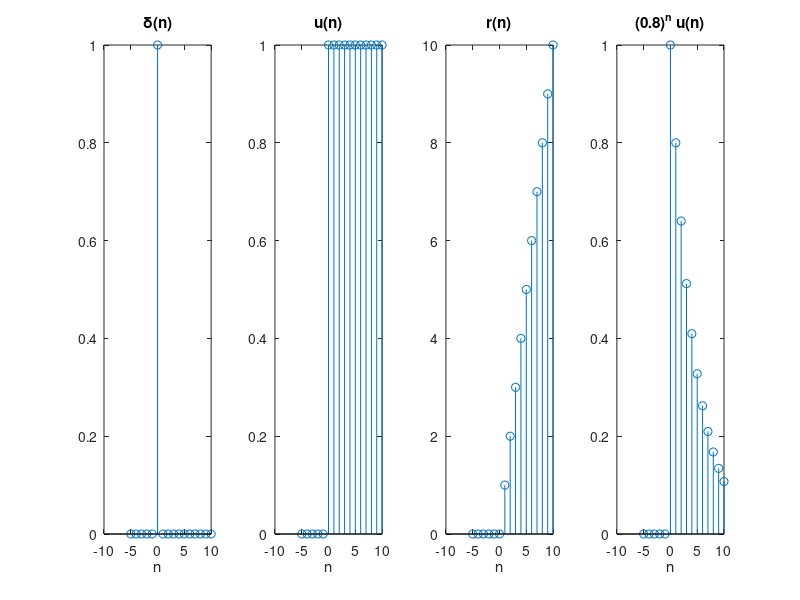

This chart was generated by the following MATLAB code:
n = -5:10;

delta = double(n == 0);
step = double(n >= 0);
ramp = n .* step;
expo = 0.8.^n .* step;

figure;

subplot(1,4,1);
stem(n,delta);
title('\delta(n)');
xlabel('n');

subplot(1,4,2);
stem(n,step);
title('u(n)');
xlabel('n');

subplot(1,4,3);
stem(n,ramp);
title('r(n)');
xlabel('n');

subplot(1,4,4);
stem(n,expo);
title('(0.8)^n u(n)');
xlabel('n');
